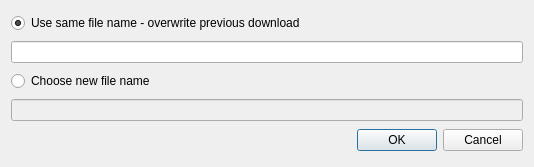
<?xml version="1.0" encoding="UTF-8"?>
<ui version="4.0">
 <class>RedownloadDialog</class>
 <widget class="QDialog" name="RedownloadDialog">
  <property name="geometry">
   <rect>
    <x>0</x>
    <y>0</y>
    <width>534</width>
    <height>167</height>
   </rect>
  </property>
  <property name="windowTitle">
   <string>Dialog</string>
  </property>
  <layout class="QGridLayout" name="gridLayout">
   <item row="2" column="0">
    <widget class="QRadioButton" name="rdNew">
     <property name="text">
      <string>Choose new file name</string>
     </property>
     <property name="autoExclusive">
      <bool>true</bool>
     </property>
    </widget>
   </item>
   <item row="1" column="0">
    <widget class="QLineEdit" name="txtSame">
     <property name="readOnly">
      <bool>true</bool>
     </property>
    </widget>
   </item>
   <item row="0" column="0">
    <widget class="QRadioButton" name="rdoOverwrite">
     <property name="text">
      <string>Use same file name - overwrite previous download</string>
     </property>
     <property name="checked">
      <bool>true</bool>
     </property>
     <property name="autoExclusive">
      <bool>true</bool>
     </property>
    </widget>
   </item>
   <item row="4" column="0">
    <widget class="QDialogButtonBox" name="buttonBox">
     <property name="orientation">
      <enum>Qt::Horizontal</enum>
     </property>
     <property name="standardButtons">
      <set>QDialogButtonBox::Cancel|QDialogButtonBox::Ok</set>
     </property>
    </widget>
   </item>
   <item row="3" column="0">
    <widget class="QLineEdit" name="txtNew">
     <property name="enabled">
      <bool>false</bool>
     </property>
    </widget>
   </item>
  </layout>
 </widget>
 <resources/>
 <connections>
  <connection>
   <sender>buttonBox</sender>
   <signal>accepted()</signal>
   <receiver>RedownloadDialog</receiver>
   <slot>accept()</slot>
   <hints>
    <hint type="sourcelabel">
     <x>248</x>
     <y>254</y>
    </hint>
    <hint type="destinationlabel">
     <x>157</x>
     <y>274</y>
    </hint>
   </hints>
  </connection>
  <connection>
   <sender>buttonBox</sender>
   <signal>rejected()</signal>
   <receiver>RedownloadDialog</receiver>
   <slot>reject()</slot>
   <hints>
    <hint type="sourcelabel">
     <x>316</x>
     <y>260</y>
    </hint>
    <hint type="destinationlabel">
     <x>286</x>
     <y>274</y>
    </hint>
   </hints>
  </connection>
 </connections>
</ui>
